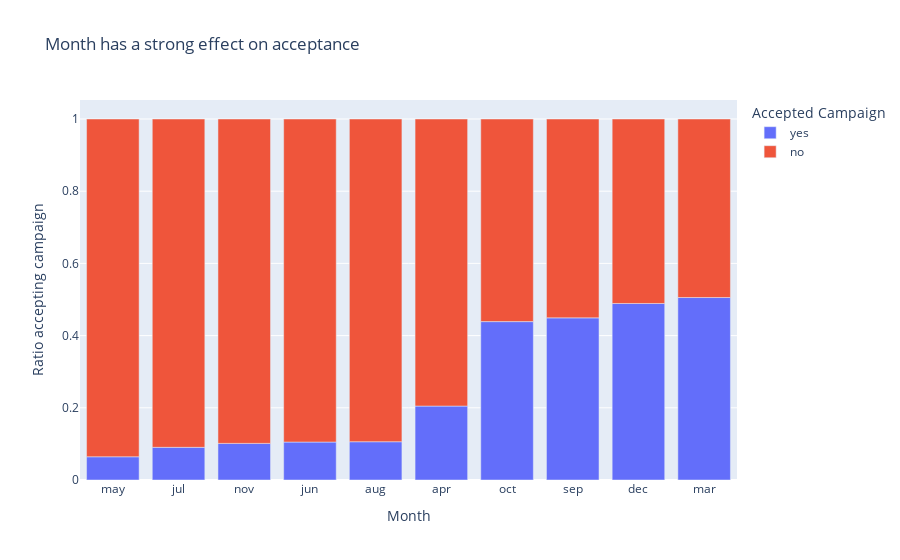

Notebook cell for this chart:
### Code cell
month_ratio = (by_y_df['month'].value_counts() / df['month'].value_counts()).reset_index()
fig = px.bar(
    month_ratio.sort_values(by='count'),
    x='month',
    y='count',
    color='y',
    title="Month has a strong effect on acceptance",
    labels={"month": "Month", "count": "Ratio accepting campaign", 'y': 'Accepted Campaign'},
)
fig.show()
fig.write_image("images/month_acceptance_ratio.png")

### Figure 1 — Plotly figure (JSON) as saved in the notebook; plotly's stock layout.template omitted (floating-point values rounded to 4 significant figures)
{"data": [{"hovertemplate": "Accepted Campaign=yes<br>Month=%{x}<br>Ratio accepting campaign=%{y}<extra></extra>", "legendgroup": "yes", "marker": {"color": "#636efa", "pattern": {"shape": ""}}, "name": "yes", "orientation": "v", "showlegend": true, "textposition": "auto", "x": ["may", "jul", "nov", "jun", "aug", "apr", "oct", "sep", "dec", "mar"], "xaxis": "x", "y": [0.06435, 0.09047, 0.1014, 0.1051, 0.106, 0.2048, 0.4387, 0.4491, 0.489, 0.5055], "yaxis": "y", "type": "bar"}, {"hovertemplate": "Accepted Campaign=no<br>Month=%{x}<br>Ratio accepting campaign=%{y}<extra></extra>", "legendgroup": "no", "marker": {"color": "#EF553B", "pattern": {"shape": ""}}, "name": "no", "orientation": "v", "showlegend": true, "textposition": "auto", "x": ["mar", "dec", "sep", "oct", "apr", "aug", "jun", "nov", "jul", "may"], "xaxis": "x", "y": [0.4945, 0.511, 0.5509, 0.5613, 0.7952, 0.894, 0.8949, 0.8986, 0.9095, 0.9357], "yaxis": "y", "type": "bar"}], "layout": {"xaxis": {"anchor": "y", "domain": [0.0, 1.0], "title": {"text": "Month"}}, "yaxis": {"anchor": "x", "domain": [0.0, 1.0], "title": {"text": "Ratio accepting campaign"}}, "legend": {"title": {"text": "Accepted Campaign"}, "tracegroupgap": 0}, "title": {"text": "Month has a strong effect on acceptance"}, "barmode": "relative"}}
